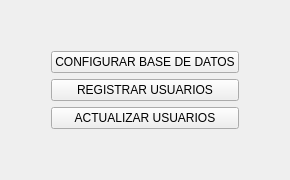
         <widget class="QWidget" name="widget_configuracion">
          <property name="styleSheet">
           <string notr="true">min-width: 8em;</string>
          </property>
          <layout class="QGridLayout" name="gridLayout_9">
           <item row="2" column="1">
            <widget class="QPushButton" name="boton_registrar_usuarios">
             <property name="text">
              <string>REGISTRAR USUARIOS</string>
             </property>
            </widget>
           </item>
           <item row="1" column="1">
            <widget class="QPushButton" name="boton_configurar_bd">
             <property name="text">
              <string>CONFIGURAR BASE DE DATOS</string>
             </property>
            </widget>
           </item>
           <item row="3" column="1">
            <widget class="QPushButton" name="boton_actualizar_usuarios">
             <property name="text">
              <string>ACTUALIZAR USUARIOS</string>
             </property>
            </widget>
           </item>
           <item row="4" column="1">
            <spacer name="verticalSpacer">
             <property name="orientation">
              <enum>Qt::Orientation::Vertical</enum>
             </property>
             <property name="sizeHint" stdset="0">
              <size>
               <width>20</width>
               <height>40</height>
              </size>
             </property>
            </spacer>
           </item>
           <item row="2" column="2">
            <spacer name="horizontalSpacer">
             <property name="orientation">
              <enum>Qt::Orientation::Horizontal</enum>
             </property>
             <property name="sizeHint" stdset="0">
              <size>
               <width>40</width>
               <height>20</height>
              </size>
             </property>
            </spacer>
           </item>
           <item row="0" column="1">
            <spacer name="verticalSpacer_2">
             <property name="orientation">
              <enum>Qt::Orientation::Vertical</enum>
             </property>
             <property name="sizeHint" stdset="0">
              <size>
               <width>20</width>
               <height>40</height>
              </size>
             </property>
            </spacer>
           </item>
           <item row="2" column="0">
            <spacer name="horizontalSpacer_2">
             <property name="orientation">
              <enum>Qt::Orientation::Horizontal</enum>
             </property>
             <property name="sizeHint" stdset="0">
              <size>
               <width>40</width>
               <height>20</height>
              </size>
             </property>
            </spacer>
           </item>
          </layout>
         </widget>
